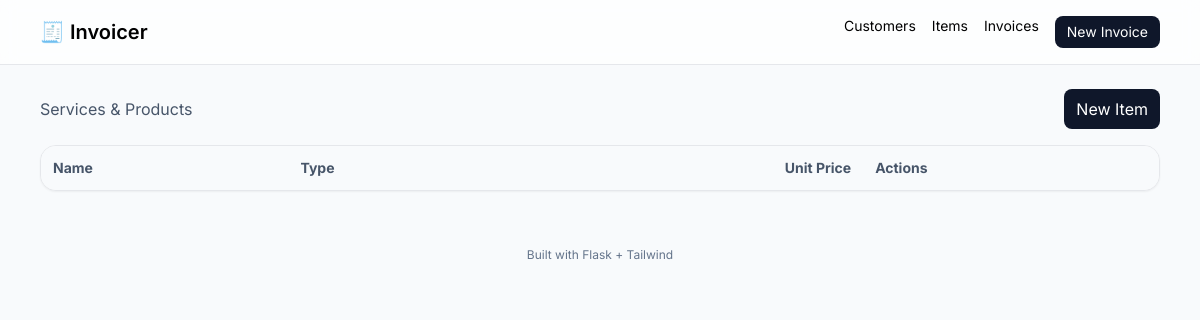
/products, run on an earlier commit of the app's database.
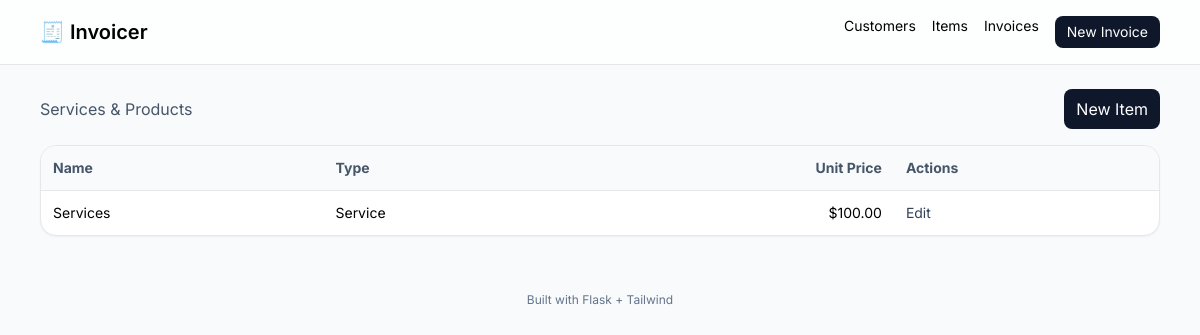
And on a later commit of the database.
### app.py (models this page shows)
class Product(db.Model):
    id = db.Column(db.Integer, primary_key=True)
    name = db.Column(db.String(120), nullable=False)
    description = db.Column(db.Text)
    unit_price = db.Column(Numeric(10,2), nullable=False, default=0)
    is_service = db.Column(db.Boolean, default=False)

### app.py (the view)
@app.route("/products")
def products():
    rows = Product.query.order_by(Product.name).all()
    return render_template("products.html", products=rows)

### app.py (called while the page is built)
def money(v):
    return f"${Decimal(v):,.2f}"

### templates/products.html (shortened to what this page needs)
{% extends "base.html" %}
{% block content %}
<div class="flex items-center justify-between mb-4">
  <div class="text-slate-600">Services & Products</div>
  <a href="{{ url_for('products_new') }}" class="px-3 py-2 rounded-lg bg-slate-900 text-white">New Item</a>
</div>
<div class="bg-white rounded-2xl shadow-sm border overflow-hidden">
  <table class="w-full text-sm">
    <thead class="bg-slate-50 text-slate-600">
      <tr>
        <th class="text-left p-3">Name</th>
        <th class="text-left p-3">Type</th>
        <th class="text-right p-3">Unit Price</th>
        <th class="text-left p-3">Actions</th>
      </tr>
    </thead>
    <tbody>
      {% for p in products %}
      <tr class="border-t">
        <td class="p-3">{{ p.name }}</td>
        <td class="p-3">{{ 'Service' if p.is_service else 'Product' }}</td>
        <td class="p-3 text-right">{{ p.unit_price|money }}</td>
        <td class="p-3">
          <a class="text-slate-700 hover:underline" href="{{ url_for('products_edit', pid=p.id) }}">Edit</a>
        </td>
      </tr>
      {% endfor %}
    </tbody>
  </table>
</div>
{% endblock %}

What changed in the data, as far as the page shows it:
added Product: name "Services", is_service "Service", unit_price "$100.00"
